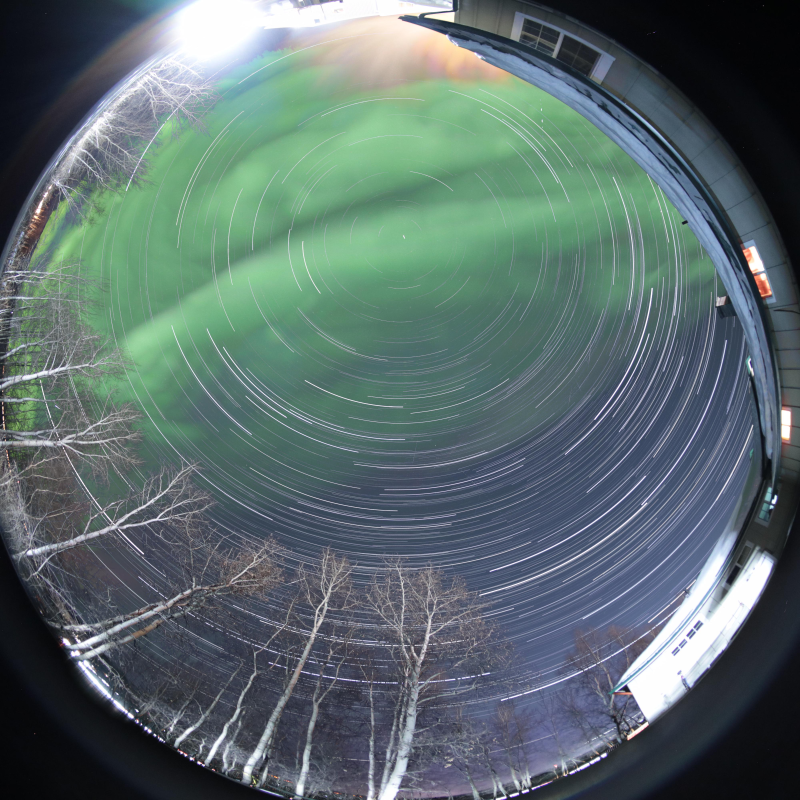
#> input picture 2024-03-13-auroreye07.jpg, 4000 x 4000 px (shown at 1/5 size)
$ python fisheye_to_map.py --input_image_path 2024-03-13-auroreye07.jpg --observer_lat 1.0 --observer_lon 1.0 --output_image_path out.png
#> lines starting #> are read from the running program, lines starting #| are printed output that depends on the picture
import numpy as np
import cv2
import cartopy.crs as ccrs
import cartopy.feature as cfeature
import matplotlib
matplotlib.use('Agg')  # headless backend, no Tkinter needed
from matplotlib import pyplot as plt


"""
mapper = FisheyeAuroraMapper(
    xc=2025, yc=2010, r_max=2000,
    alt_poly_coeffs=[-49.50085744, 62.16763995, -91.67967310, 94.83971196],
    observer_latlon=(65.0, -147.5),
    feature_altitude=110_000
)

output_img = mapper.project_image(fisheye_img,
                                  output_dims=(1024,1024),
                                  input_radius_cutoff=1950,
                                  include_map=True,
                                  include_lat_lon=10,
                                  interpolation='bilinear')
"""

class FisheyeAuroraMapper:

    COEFFS_MEIKE65_SONYZVE10 = [-49.50085744, 62.16763995, -91.67967310, 94.83971196]

    def __init__(self, xc, yc, r_max, alt_poly_coeffs, observer_latlon, feature_altitude):
        """
        xc, yc : optical center (pixels)
        r_max : maximum radius in pixels for normalization
        alt_poly_coeffs : 3rd-order polynomial coefficients (list/tuple)
        observer_latlon : (lat, lon) in fractional degrees
        feature_altitude : altitude of aurora features in meters
        """
        self.xc = xc
        self.yc = yc
        self.r_max = r_max
        self.alt_poly_coeffs = alt_poly_coeffs
        self.observer_latlon = observer_latlon
        self.feature_altitude = feature_altitude
        self.earth_radius = 6371000  # meters

    # -------------------------
    # Core mapping functions
    # -------------------------
    # [100 lines left out: functions pixel_to_alt, slant_distance_from_altitude_deg, ground_range_from_altitude_deg, pixel_to_latlon, generate_map_overlay, not called in this run]


    # -------------------------
    # Visualization function
    # -------------------------
    def project_image(self, input_image, output_dims=(1024,1024),
                      include_map=True, include_lat_lon=0,
                      overlay_azimuth_zenith=False,
                      projection_center=None,
                      interpolation='nearest',
                      input_radius_cutoff=None):
        """
        Project fisheye image onto polar stereographic map with see-through overlays.

        Returns RGB output image with all requested overlays.
        """

        import matplotlib
        matplotlib.use('Agg')  # headless, no Tkinter
        import matplotlib.pyplot as plt
        import cartopy.crs as ccrs
        import cartopy.feature as cfeature

        out_w, out_h = output_dims

        # ----------------------
        # Backproject fisheye image
        # ----------------------
        y_idx, x_idx = np.indices((out_h, out_w))
        x_c = out_w / 2
        y_c = out_h / 2
        r_max_out = min(out_w, out_h) / 2

        dx = x_idx - x_c
        dy = y_c - y_idx  # y-axis inverted
        rho = np.sqrt(dx**2 + dy**2) / r_max_out
        az = np.rad2deg(np.arctan2(dx, dy)) % 360
        alt = np.polyval(self.alt_poly_coeffs, rho)

        r_fish = rho * self.r_max
        x_fish = self.xc + r_fish * np.sin(np.deg2rad(az))
        y_fish = self.yc - r_fish * np.cos(np.deg2rad(az))

        # Apply input radius cutoff
        if input_radius_cutoff is not None:
            r_from_center = np.sqrt((x_fish - self.xc)**2 + (y_fish - self.yc)**2)
            mask = r_from_center > input_radius_cutoff
            x_fish[mask] = 0
            y_fish[mask] = 0

        interp_flag = cv2.INTER_NEAREST if interpolation=='nearest' else cv2.INTER_LINEAR
        map_x = x_fish.astype(np.float32)
        map_y = y_fish.astype(np.float32)

        output_image = cv2.remap(input_image, map_x, map_y,
                                interpolation=interp_flag,
                                borderMode=cv2.BORDER_CONSTANT,
                                borderValue=0)  # black outside fisheye

        # ----------------------
        # Prepare overlay layer
        # ----------------------
        overlay = np.zeros_like(output_image, dtype=np.uint8)

        # ---- Map outlines and lat/lon lines using Cartopy ----
        if include_map or include_lat_lon:
            map_img = self.generate_map_overlay((out_w, out_h),
                                          include_map=include_map,
                                          include_lat_lon=include_lat_lon,
                                          projection_center=projection_center)
            overlay = cv2.add(overlay, map_img)

            # Resize to output dimensions
            map_img = cv2.resize(map_img, (out_w, out_h))
            overlay = cv2.add(overlay, map_img)

        # ---- Azimuth/zenith grid ----
        if overlay_azimuth_zenith:
            center_x = out_w // 2
            center_y = out_h // 2
            max_radius = min(out_w, out_h) // 2

            # Concentric zenith circles every 10°
            for alt_deg in range(10, 91, 10):
                r_px = int(max_radius * (1 - alt_deg/90.0))
                cv2.circle(overlay, (center_x, center_y), r_px, (255,255,255), 1)

            # Radial azimuth lines every 30°
            for az_deg in range(0, 360, 30):
                angle_rad = np.deg2rad(az_deg)
                x_end = int(center_x + max_radius * np.sin(angle_rad))
                y_end = int(center_y - max_radius * np.cos(angle_rad))
                cv2.line(overlay, (center_x, center_y), (x_end, y_end), (255,255,255), 1)

        # ----------------------
        # Alpha-blend overlay over backprojected image
        # ----------------------
        alpha = 1.0
        mask = np.any(overlay != 0, axis=2)  # only blend non-black pixels
        output_image[mask] = cv2.addWeighted(output_image[mask], 1.0, overlay[mask], alpha, 0)

        return output_image


if __name__ == "__main__":

    """
    python fisheye_to_map.py \
    --input_image_path sampleimages/00001273_geographic_north_EW_flipped.png \
    --feature_altitude 110000 \
    --observer_lat 50.3 \
    --observer_lon -96.5 \
    --output_image_path sampleimages/00001273_mapped.png \
    --overlay_map \
    --overlay_lat_lon 10 \
    --overlay_azimuth_zenith \
    --radius_cutoff_px 1900 \
    --output_size 1024 \
    --interpolation bilinear
    """
    import argparse
    import os

    parser = argparse.ArgumentParser(description="Project fisheye aurora image to polar stereographic map")
    parser.add_argument('--input_image_path', required=True, help='Path to input fisheye image (RGB)')
    parser.add_argument('--feature_altitude', type=float, default=110000, help='Altitude of aurora features in meters')
    parser.add_argument('--observer_lat', type=float, required=True, help='Observer latitude (decimal degrees)')
    parser.add_argument('--observer_lon', type=float, required=True, help='Observer longitude (decimal degrees)')
    parser.add_argument('--output_image_path', required=True, help='Path to save output projected map')
    parser.add_argument('--overlay_map', action='store_true', help='Include map outlines')
    parser.add_argument('--overlay_lat_lon', type=int, default=0, help='Draw lat/lon lines every N degrees (0 = none)')
    parser.add_argument('--radius_cutoff_px', type=float, default=None, help='Radius cutoff in pixels from fisheye center')
    parser.add_argument('--output_size', type=int, default=1024, help='Width and height of output image (square)')
    parser.add_argument('--interpolation', choices=['bilinear','nearest'], default='nearest', help='Resampling method')
    parser.add_argument('--overlay_azimuth_zenith', action='store_true', help='Overlay azimuth and zenith reference circles')

    args = parser.parse_args()

    # Load input image
    if not os.path.exists(args.input_image_path):
        raise FileNotFoundError(f"Input image not found: {args.input_image_path}")
    fisheye_img = cv2.imread(args.input_image_path, cv2.IMREAD_COLOR)
#> fisheye_img is the input picture: shape (4000, 4000, 3); mean B, G, R 108.5, 108.5, 90.6
    if fisheye_img is None:
        raise ValueError(f"Failed to load image: {args.input_image_path}")
    fisheye_img = cv2.cvtColor(fisheye_img, cv2.COLOR_BGR2RGB)  # Convert to RGB

    # Assume center is middle of image, max radius = min(H,W)/2
    H, W, _ = fisheye_img.shape
#> H = 4000; W = 4000
    xc, yc = W/2, H/2
#> xc = 2000; yc = 2000
    r_max = min(H, W)/2
#> r_max = 2000

    # Example polynomial coefficients (replace with your calibration)
    alt_poly_coeffs = [-49.50085744, 62.16763995, -91.67967310, 94.83971196]

    mapper = FisheyeAuroraMapper(
        xc=xc,
        yc=yc,
        r_max=r_max,
        alt_poly_coeffs=alt_poly_coeffs,
        observer_latlon=(args.observer_lat, args.observer_lon),
        feature_altitude=args.feature_altitude
    )

    output_img = mapper.project_image(
        fisheye_img,
        output_dims=(args.output_size, args.output_size),
        include_map=args.overlay_map,
        include_lat_lon=args.overlay_lat_lon,
        overlay_azimuth_zenith=args.overlay_azimuth_zenith,
        projection_center=None,
        interpolation=args.interpolation,
        input_radius_cutoff=args.radius_cutoff_px
    )
#> in project_image, `x_fish = self.xc + r_fish * np.sin(np.deg2rad(az))`:
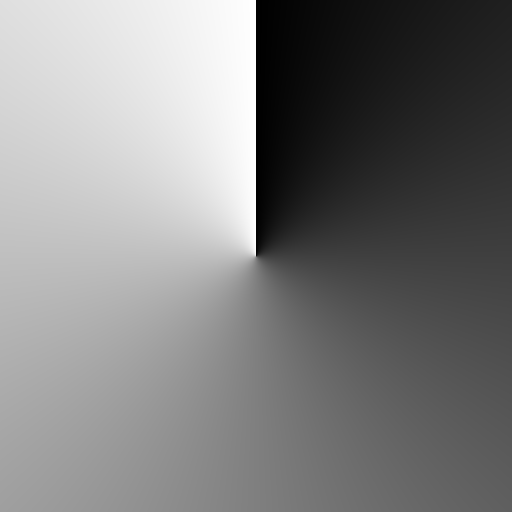
#> az: shape (1024, 1024) float64 (shown at 1/2 size); min 0, max 359.9, mean 180; drawn with min black and max white
#> (the run stopped early here; a loop or call above may not have finished)
